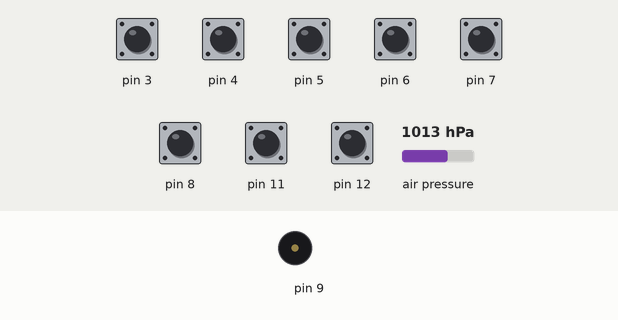
Simulated run of this sketch. Board: Arduino Uno, built with avr-gcc and run on an emulated ATmega328P. Parts: buzzer (waves = sounding). Inputs (shaded band) come from the test bench; at power-on: pin 3–8, pin 11, pin 12 HIGH, air pressure 1013 hPa.

Above: at 1.2 s.
1.3 s: pin 3 pulled LOW for 0.15 s
At 1.4 s:
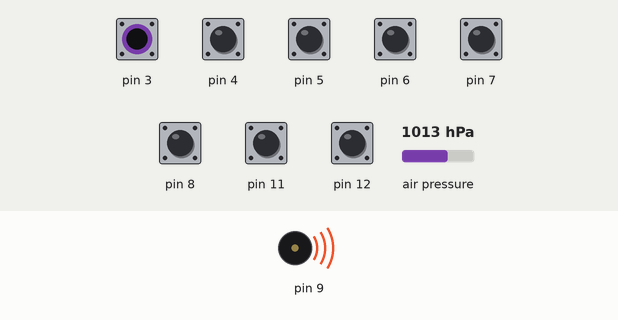
Timing chart, 0 to 4.3 s (numbered marks = the images above; inputs shaded):
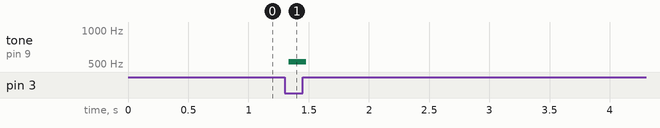

Measured:
- after the input at 1.3 s, tone on pin 9: silent → 523 Hz at once, → silent 0.14 s later

The sketch:

main.ino
```cpp
#include <toneAC.h>           //Library to allow us to alter the volume of the speaker output. Uses pin 9 & 10 for for speaker output.
#include <SFE_BMP180.h>       //Library to allow us to use the digital barometer.
#include <Wire.h>             // Library used by the capacitive Sensor library.
#include <CapacitiveSensor.h> //Library used to allow us to use the capacitive sensors for the piano component.

#define COMMON_PIN       2       //Ground pin for sensors
#define NUM_OF_SAMPLES   10      //The number of readings from the capacitive sensors that will be taken to verify that a key has actually been pressed
#define CAP_THRESHOLD    150     //The value of capacitance which is required to "trip the switch"
#define CS(Y)            CapacitiveSensor(2, Y)    //Allows us to shorthand the scale array.
#define PRES_THRESHOLD   985     //The threshold of pressure over which will cause a note to play. Must do testing to decide this value.

SFE_BMP180 pressureSensor;      //Creates an instance of the SFE_BMP180 object.

int scalec[] = {523, 587, 659, 698, 783, 880, 988, 1046};  //C Major Scale.
CapacitiveSensor keys[] = {CS(3), CS(4), CS(5), CS(6), CS(7), CS(8), CS(11), CS(12)}; //Each sensor's corresponding pin.

void setup(){
  //Turns autocalibration of the keys off.
  for(int i = 0; i < 8; ++i) {
    keys[i].set_CS_AutocaL_Millis(0xFFFFFFFF);
  }
}

void loop(){
  double pressure = readPressure();

  //This boolean keeps track of whether a key is being pressed down or not.
  boolean keypress = false;

  //The keys will only be checked if the pressure in the bottle exceeds a certain value.
  while(pressure > PRES_THRESHOLD){

    //Iterates through each key and checks if it's being pressed.
    for(int i = 0; i < 8; i++){

      //This loop repeats so long as a key is being pressed down.
      do{

        //Checks if the capacitance of the key exceeds the threshod value.
        if(keys[i].capacitiveSensor(NUM_OF_SAMPLES) > CAP_THRESHOLD){

          keypress = true;

          pressure = readPressure(); //Calls the readPressure function, which returns a double.
          int pressureMap = map(pressure, 985, 1000, 1, 10); //Maps the barometer value to comply with the parameters of the ToneAC function.

          //Plays a square wave with parameters: (frequency, volume, note length, play in background or foreground.)
          toneAC(scalec[i], pressureMap, 0, true);
        }
        else{
          keypress = false; //Since the key is no onger being pressed, the loop will terminate.
        }
      }
      while(keypress);
    }
    noToneAC(); //Stops the speaker from emitting sound.
  }
}


//Returns the pressure value as read by the barometer.
double readPressure(void){
  char status;     //Stores the status of the barometer.
  double T = 21.0; //Stores the temperature value (which has been set to an assumed constant.)
  double P;        //Stores the pressure value

  //status returns 1 if barometer is functioning, 0 if not.
  status = pressureSensor.startPressure(3);

  if(status != 0){
    //delay long enough to get a reading from the barometer.
    delay(status);

    //Get a pressure value and store it in P. (Dependant on temperature, which we've assumed is constant.
    status = pressureSensor.getPressure(P, T);

    //If the reading is valid, return P, pressure.
    if (status != 0){
      return(P);
    }

    else{
      return(0);
    }
  }
  else{
    return(0);
  }
}
```
